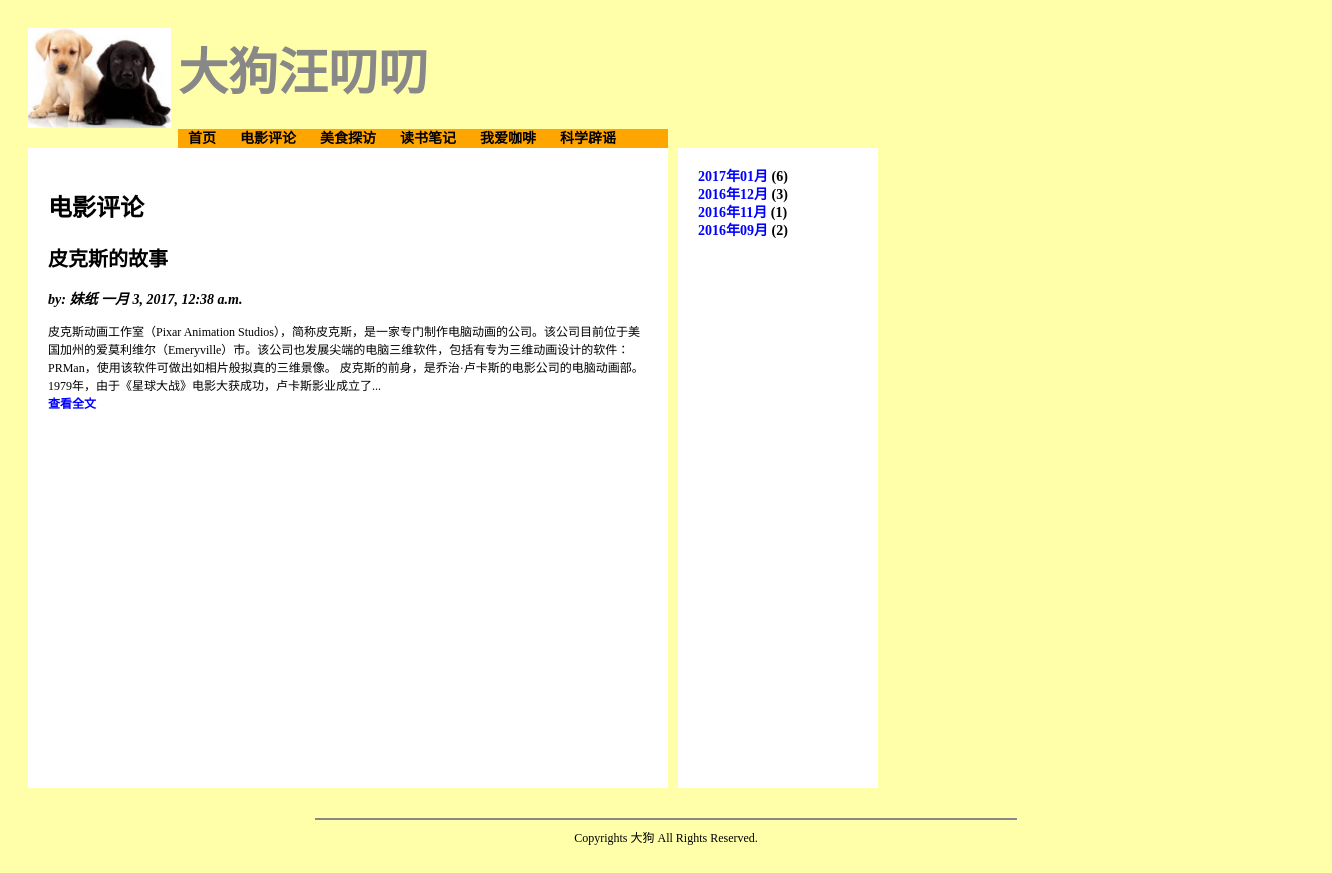
The page /blog/category/1 on the database its author committed.
### blog/models.py (models this page shows, shortened)
class Category(models.Model):
	name = models.CharField(max_length = 20, verbose_name = '分类名称')
	class Meta:
		verbose_name = '分类'
		verbose_name_plural = '分类'

class Article(models.Model):
	title = models.CharField(max_length = 100, verbose_name = '标题')
	author = models.CharField(max_length = 30, verbose_name = '作者')
	body = models.TextField(verbose_name = '内容')
	category = models.ForeignKey(Category, null = True, on_delete = models.SET_NULL)
	timestamp = models.DateTimeField(verbose_name = '发布日期')
	class Meta:
		verbose_name = '文章'
		verbose_name_plural = '文章'

### blog/views.py (the view)
# urls.py: url(r'^category/(?P<categoryID>[\d]+)/(?P<pageNo>[\d]+)', views.categoryInPages, name = 'categoryInPages'),
def category(request, categoryID):
    return categoryInPages(request, categoryID, 1)

### blog/views.py (called while the page is built)
def getArchiveItems():
    cursor = connection.cursor()
    sql = '''select distinct strftime('%Y年%m月',timestamp) postMonth,count(*) articleCount
            from blog_article
            group by postMonth
            order by postMonth desc;'''
    cursor.execute(sql)
    resultList = []
    yearMonthRegEx = re.compile(r'(?P<year>[\d]{4})\D+(?P<month>[\d]{2})\D+')
    dataRows = cursor.fetchall()
    for row in dataRows:
        resultItem = archiveItem()
        resultItem.displayText = row[0]
        resultItem.articleCount = row[1]
        yearMonthMatchObject = re.match(yearMonthRegEx, row[0])
        if yearMonthMatchObject is not None:
            resultItem.year = yearMonthMatchObject.group('year')
            resultItem.month = yearMonthMatchObject.group('month')
        resultList.append(resultItem)
    return resultList

def categoryInPages(request, categoryID, pageNo):
    template = loader.get_template('blog/index.html')
    cat = get_object_or_404(Category, id = categoryID)
    categories = Category.objects.all();
    archives = getArchiveItems()
    articlesInCat = Article.objects.filter(category = categoryID).order_by('-timestamp')
    p = Paginator(articlesInCat, 5)
    articlesInPage = p.page(pageNo)
    context = {
        'cat' : cat,
        'articles': articlesInPage,
        'categories' : categories,
        'archives':archives,
    }
    return HttpResponse(template.render(context, request))

### blog/templates/blog/index.html (shortened to what this page needs)
{% extends "blog/base.html" %}
{% load static %}
{% block content %}
<header>
	{% if cat != nil %}
	<h2 class="pageTitle">{{cat.name}}</h2>
	{% elif archiveYear != nil and archiveMonth != nil %}
	<h2 class="pageTitle">{{archiveYear}}年{{archiveMonth}}月</h2>
	{% endif %}
</header>
{% for article in articles.object_list %}
<article>
	<header>
		<h2 class="articleTitle">{{article.title}}</h2>
		<p class="articleAuthor">by: {{article.author}} {{article.timestamp}}</p>
	</header>
	<span class="articleBody">{{article.body|slice:'200'}}...</span>
	<br/>
	<footer>
		<a href="{% url 'article' article.id %}">查看全文</a>
	</footer>
</article>
{%  endfor %}
{% endblock %}

### blog/templates/blog/header.html
{% load static %}
<div id="headerLogoSection">
	<img src="{% static 'blog/images/logo.jpeg' %}" style="height:100px;" />
</div>
<div id="headerTitleSection">
	<span class="siteTitle">大狗汪叨叨</span>
</div>
<div id="headerNavSection">
    <span class="categoryItem">
        <a class="categoryLink" href="{% url 'index' %}">首页</a>
    </span>
    {% for category in categories %}
    <span class="categoryItem">
        <a class="categoryLink" href="{% url 'category' category.id %}">{{category.name}}</a>
    </span>
    {% endfor %}
</div>

### blog/static/blog/css/style.css (style rules this page uses)
body { background-color: #FFFFAA; position: relative; padding: 20px; }
#headerLogoSection { top: 0px; left: 0px; position:relative; }
#headerTitleSection { top:-100px; left: 150px; position:relative; }
#headerNavSection { background-color: orange; position: relative; height: 20px; width: 490px; top: -75px; left: 150px }
.siteTitle { font-family: STHeiti,SimHei; font-size: 50px; font-weight: bold; text-decoration: none; color: #888888; }
.articleTitle { font-family: STHeiti,SimHei; font-size: 20px; font-weight: bold; text-decoration: none; color: black; }
.articleAuthor { font-family: STSong,SimSum; font-size: 14px; font-weight: bold; text-decoration: none; font-style: italic; color: black; }
.articleBody { font-family: STSong,SimSum; font-size: 12px; line-height: 16px; font-weight: normal; text-decoration: none; color: black; }
a:link,active,hover,visited { font-family: STSong,SimSum; font-size: 12px; line-height: 16px; font-weight: bold; text-decoration: none; color: blue; }
a.categoryLink:link,active,hover,visited { font-family: STSong,SimSum; font-size: 14px; line-height: 18px; font-weight: bold; text-decoration: none; color: #000000; }
.categoryItem { padding-left: 10px; padding-right: 10px; min-width: 80px; text-align: center;; }

### rows shown on the page
Category: name "电影评论"
Category: name "美食探访"
Category: name "读书笔记"
Category: name "我爱咖啡"
Category: name "科学辟谣"
Article: title "皮克斯的故事", author "妹纸", timestamp "一月 3, 2017, 12:38 a.m.", body "皮克斯动画工作室（Pixar Animation Studios），简称皮克斯，是一家专门制作电脑动画的公司。该公司目前位于美国加州的爱莫利维尔（Emeryville）市。该公司也发展尖端的电脑三维软件，包括有专为三维动画设计的软件：PRMan，使用该软件可做出如相片般拟真的三维景像。 皮克斯的前身，是乔治·卢卡斯的电影公司的电脑动画部。1979年，由于《星球大战》电影大获成功，卢卡斯影业成立了"

### other values the page prints
{{ archive.displayText }} "2017年01月" "2016年12月" "2016年11月" "2016年09月"
{{ archive.articleCount }} "6" "3" "1" "2"
